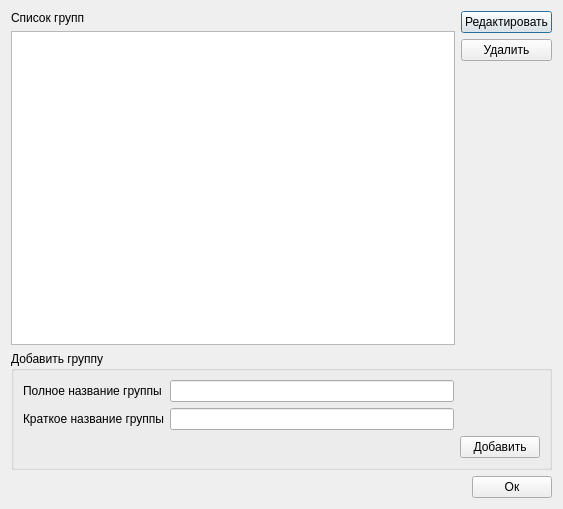
<?xml version="1.0" encoding="UTF-8"?>
<ui version="4.0">
 <class>GroupDialog</class>
 <widget class="QDialog" name="GroupDialog">
  <property name="geometry">
   <rect>
    <x>0</x>
    <y>0</y>
    <width>563</width>
    <height>509</height>
   </rect>
  </property>
  <property name="windowTitle">
   <string>Dialog</string>
  </property>
  <layout class="QVBoxLayout" name="verticalLayout_3">
   <item>
    <layout class="QHBoxLayout" name="horizontalLayout">
     <item>
      <layout class="QVBoxLayout" name="verticalLayout">
       <item>
        <widget class="QLabel" name="label">
         <property name="text">
          <string>Список групп</string>
         </property>
        </widget>
       </item>
       <item>
        <widget class="QTableWidget" name="groupsTable"/>
       </item>
      </layout>
     </item>
     <item>
      <layout class="QVBoxLayout" name="verticalLayout_2">
       <item>
        <widget class="QPushButton" name="pushButton_2">
         <property name="text">
          <string>Редактировать</string>
         </property>
        </widget>
       </item>
       <item>
        <widget class="QPushButton" name="pushButton_3">
         <property name="text">
          <string>Удалить</string>
         </property>
        </widget>
       </item>
       <item>
        <spacer name="verticalSpacer">
         <property name="orientation">
          <enum>Qt::Vertical</enum>
         </property>
         <property name="sizeHint" stdset="0">
          <size>
           <width>20</width>
           <height>40</height>
          </size>
         </property>
        </spacer>
       </item>
      </layout>
     </item>
    </layout>
   </item>
   <item>
    <widget class="QGroupBox" name="groupBox">
     <property name="title">
      <string>Добавить группу</string>
     </property>
     <layout class="QGridLayout" name="gridLayout">
      <item row="0" column="0">
       <widget class="QLabel" name="label_2">
        <property name="text">
         <string>Полное название группы</string>
        </property>
       </widget>
      </item>
      <item row="0" column="1">
       <widget class="QLineEdit" name="groupLongName"/>
      </item>
      <item row="1" column="0">
       <widget class="QLabel" name="label_3">
        <property name="text">
         <string>Краткое название группы</string>
        </property>
       </widget>
      </item>
      <item row="1" column="1">
       <widget class="QLineEdit" name="groupShortName"/>
      </item>
      <item row="2" column="2">
       <widget class="QPushButton" name="pushButton">
        <property name="text">
         <string>Добавить</string>
        </property>
       </widget>
      </item>
     </layout>
    </widget>
   </item>
   <item>
    <layout class="QHBoxLayout" name="horizontalLayout_2">
     <item>
      <spacer name="horizontalSpacer">
       <property name="orientation">
        <enum>Qt::Horizontal</enum>
       </property>
       <property name="sizeHint" stdset="0">
        <size>
         <width>40</width>
         <height>20</height>
        </size>
       </property>
      </spacer>
     </item>
     <item>
      <widget class="QPushButton" name="pushButton_4">
       <property name="text">
        <string>Ок</string>
       </property>
      </widget>
     </item>
    </layout>
   </item>
  </layout>
 </widget>
 <resources/>
 <connections>
  <connection>
   <sender>pushButton_3</sender>
   <signal>clicked()</signal>
   <receiver>GroupDialog</receiver>
   <slot>deleteGroup()</slot>
   <hints>
    <hint type="sourcelabel">
     <x>493</x>
     <y>64</y>
    </hint>
    <hint type="destinationlabel">
     <x>555</x>
     <y>218</y>
    </hint>
   </hints>
  </connection>
  <connection>
   <sender>pushButton_2</sender>
   <signal>clicked()</signal>
   <receiver>GroupDialog</receiver>
   <slot>editGroup()</slot>
   <hints>
    <hint type="sourcelabel">
     <x>451</x>
     <y>26</y>
    </hint>
    <hint type="destinationlabel">
     <x>550</x>
     <y>191</y>
    </hint>
   </hints>
  </connection>
  <connection>
   <sender>pushButton</sender>
   <signal>clicked()</signal>
   <receiver>GroupDialog</receiver>
   <slot>addGroup()</slot>
   <hints>
    <hint type="sourcelabel">
     <x>512</x>
     <y>438</y>
    </hint>
    <hint type="destinationlabel">
     <x>551</x>
     <y>297</y>
    </hint>
   </hints>
  </connection>
  <connection>
   <sender>pushButton_4</sender>
   <signal>clicked()</signal>
   <receiver>GroupDialog</receiver>
   <slot>accept()</slot>
   <hints>
    <hint type="sourcelabel">
     <x>494</x>
     <y>490</y>
    </hint>
    <hint type="destinationlabel">
     <x>402</x>
     <y>485</y>
    </hint>
   </hints>
  </connection>
 </connections>
 <slots>
  <slot>deleteGroup()</slot>
  <slot>editGroup()</slot>
  <slot>addGroup()</slot>
 </slots>
</ui>
